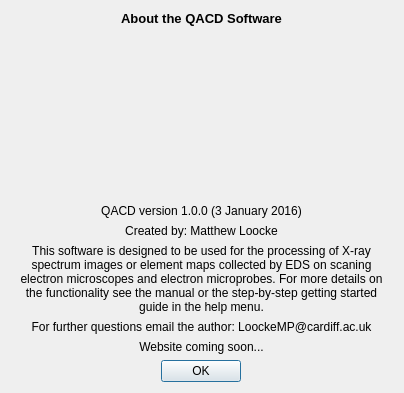
<?xml version="1.0" encoding="UTF-8"?>
<ui version="4.0">
 <class>About_Dialog</class>
 <widget class="QDialog" name="About_Dialog">
  <property name="geometry">
   <rect>
    <x>0</x>
    <y>0</y>
    <width>404</width>
    <height>393</height>
   </rect>
  </property>
  <property name="windowTitle">
   <string>QACD-About</string>
  </property>
  <property name="windowIcon">
   <iconset resource="ProjectManager.qrc">
    <normaloff>:/main_icon/16x16.png</normaloff>:/main_icon/16x16.png</iconset>
  </property>
  <widget class="QWidget" name="layoutWidget">
   <property name="geometry">
    <rect>
     <x>11</x>
     <y>11</y>
     <width>381</width>
     <height>371</height>
    </rect>
   </property>
   <layout class="QGridLayout" name="gridLayout" rowstretch="0,1,0,0,0,0,0,0">
    <item row="7" column="1" alignment="Qt::AlignHCenter">
     <widget class="QPushButton" name="okButton">
      <property name="sizePolicy">
       <sizepolicy hsizetype="Fixed" vsizetype="Fixed">
        <horstretch>0</horstretch>
        <verstretch>0</verstretch>
       </sizepolicy>
      </property>
      <property name="text">
       <string>OK</string>
      </property>
      <property name="default">
       <bool>false</bool>
      </property>
      <property name="flat">
       <bool>false</bool>
      </property>
     </widget>
    </item>
    <item row="0" column="1">
     <widget class="QLabel" name="label_2">
      <property name="font">
       <font>
        <pointsize>10</pointsize>
        <weight>75</weight>
        <bold>true</bold>
       </font>
      </property>
      <property name="text">
       <string>About the QACD Software</string>
      </property>
      <property name="alignment">
       <set>Qt::AlignCenter</set>
      </property>
     </widget>
    </item>
    <item row="1" column="1">
     <widget class="QLabel" name="label">
      <property name="text">
       <string/>
      </property>
      <property name="pixmap">
       <pixmap resource="ProjectManager.qrc">:/main_icon/128x128.png</pixmap>
      </property>
      <property name="alignment">
       <set>Qt::AlignCenter</set>
      </property>
     </widget>
    </item>
    <item row="7" column="2">
     <spacer name="horizontalSpacer">
      <property name="orientation">
       <enum>Qt::Horizontal</enum>
      </property>
      <property name="sizeHint" stdset="0">
       <size>
        <width>40</width>
        <height>20</height>
       </size>
      </property>
     </spacer>
    </item>
    <item row="7" column="0">
     <spacer name="horizontalSpacer_2">
      <property name="orientation">
       <enum>Qt::Horizontal</enum>
      </property>
      <property name="sizeHint" stdset="0">
       <size>
        <width>40</width>
        <height>20</height>
       </size>
      </property>
     </spacer>
    </item>
    <item row="6" column="0" colspan="3">
     <widget class="QLabel" name="label_7">
      <property name="text">
       <string>Website coming soon...</string>
      </property>
      <property name="alignment">
       <set>Qt::AlignCenter</set>
      </property>
     </widget>
    </item>
    <item row="4" column="0" colspan="3">
     <widget class="QLabel" name="label_5">
      <property name="text">
       <string>This software is designed to be used for the processing of X-ray spectrum images or element maps collected by EDS on scaning electron microscopes and electron microprobes. For more details on the functionality see the manual or the step-by-step getting started guide in the help menu.</string>
      </property>
      <property name="alignment">
       <set>Qt::AlignCenter</set>
      </property>
      <property name="wordWrap">
       <bool>true</bool>
      </property>
     </widget>
    </item>
    <item row="5" column="0" colspan="3">
     <widget class="QLabel" name="label_6">
      <property name="text">
       <string>For further questions email the author: LoockeMP@cardiff.ac.uk</string>
      </property>
      <property name="alignment">
       <set>Qt::AlignCenter</set>
      </property>
     </widget>
    </item>
    <item row="3" column="0" colspan="3">
     <widget class="QLabel" name="label_4">
      <property name="text">
       <string>Created by: Matthew Loocke</string>
      </property>
      <property name="alignment">
       <set>Qt::AlignCenter</set>
      </property>
     </widget>
    </item>
    <item row="2" column="0" colspan="3">
     <widget class="QLabel" name="label_3">
      <property name="text">
       <string>QACD version 1.0.0 (3 January 2016)</string>
      </property>
      <property name="textFormat">
       <enum>Qt::RichText</enum>
      </property>
      <property name="scaledContents">
       <bool>false</bool>
      </property>
      <property name="alignment">
       <set>Qt::AlignCenter</set>
      </property>
     </widget>
    </item>
   </layout>
  </widget>
 </widget>
 <resources>
  <include location="ProjectManager.qrc"/>
 </resources>
 <connections/>
</ui>
